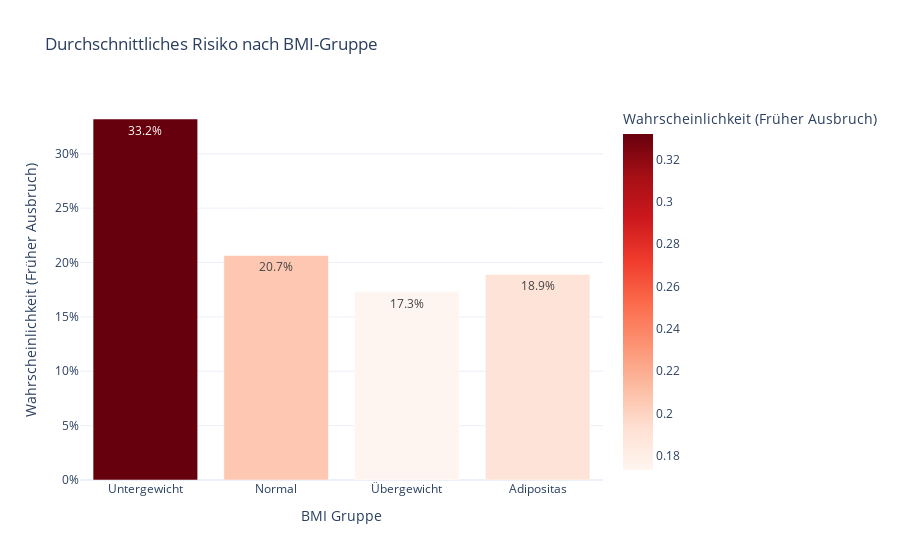

Notebook code for this chart:
### Code cell
# ---------------------------------------------------------
# 2. BMI Analyse (Vereinfacht: Balkendiagramm)
# ---------------------------------------------------------
# Wir schauen uns nur den DURCHSCHNITT an, das ist einfacher zu lesen als Boxplots.
bins = [0, 18.5, 25, 30, 100]
labels = ['Untergewicht', 'Normal', 'Übergewicht', 'Adipositas']
df_analyze['bmi_group'] = pd.cut(df_analyze['bmi'], bins=bins, labels=labels)

df_bmi_mean = df_analyze.groupby('bmi_group', observed=True)['risk_score'].mean().reset_index()

fig1 = px.bar(
    df_bmi_mean, 
    x='bmi_group', 
    y='risk_score',
    text_auto='.1%', # Zeigt %-Wert direkt auf dem Balken
    title='Durchschnittliches Risiko nach BMI-Gruppe',
    labels={'risk_score': 'Wahrscheinlichkeit (Früher Ausbruch)', 'bmi_group': 'BMI Gruppe'},
    color='risk_score',
    color_continuous_scale='Reds',
    template="plotly_white"
)
fig1.update_layout(yaxis_tickformat='.0%') # Y-Achse als Prozent formatieren
fig1.show()

### Figure 1 — Plotly figure (JSON) as saved in the notebook; plotly's stock layout.template omitted (floating-point values rounded to 4 significant figures)
{"data": [{"hovertemplate": "BMI Gruppe=%{x}<br>Wahrscheinlichkeit (Früher Ausbruch)=%{marker.color}<extra></extra>", "legendgroup": "", "marker": {"color": [0.332, 0.2066, 0.1733, 0.1891], "coloraxis": "coloraxis", "pattern": {"shape": ""}}, "name": "", "orientation": "v", "showlegend": false, "textposition": "auto", "texttemplate": "%{y:.1%}", "type": "bar", "x": ["Untergewicht", "Normal", "Übergewicht", "Adipositas"], "xaxis": "x", "y": [0.332, 0.2066, 0.1733, 0.1891], "yaxis": "y"}], "layout": {"barmode": "relative", "coloraxis": {"colorbar": {"title": {"text": "Wahrscheinlichkeit (Früher Ausbruch)"}}, "colorscale": [[0, "rgb(255,245,240)"], [0.125, "rgb(254,224,210)"], [0.25, "rgb(252,187,161)"], [0.375, "rgb(252,146,114)"], [0.5, "rgb(251,106,74)"], [0.625, "rgb(239,59,44)"], [0.75, "rgb(203,24,29)"], [0.875, "rgb(165,15,21)"], [1, "rgb(103,0,13)"]]}, "legend": {"tracegroupgap": 0}, "title": {"text": "Durchschnittliches Risiko nach BMI-Gruppe"}, "xaxis": {"anchor": "y", "domain": [0, 1], "title": {"text": "BMI Gruppe"}}, "yaxis": {"anchor": "x", "domain": [0, 1], "tickformat": ".0%", "title": {"text": "Wahrscheinlichkeit (Früher Ausbruch)"}}}}
